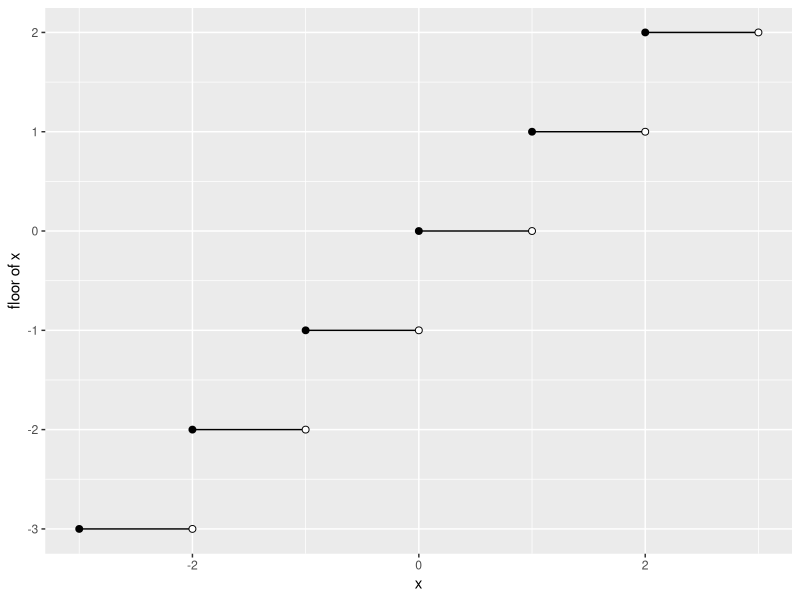

The R source for this figure:
## ---- chunk 1
#| code-fold: true
#| echo: !expr knitr::is_html_output()
#| message: false
#| warning: false
#| fig-alt: >-
#|   The graph of the floor function from -3 to 3. It is a staircase of
#|   horizontal steps one unit long. Each step starts with a filled dot at an
#|   integer k at height k and ends with an open dot just before k + 1.

# one step per integer k, from x = k to x = k + 1 at height k
k <- -3:2
steps <- tibble::tibble(x = k, xend = k + 1, y = k)

floor_plot <- ggplot2::ggplot(steps) +
  ggplot2::geom_segment(ggplot2::aes(x = x, xend = xend, y = y, yend = y)) +
  ggplot2::geom_point(ggplot2::aes(x = x, y = y), size = 2) +
  ggplot2::geom_point(
    ggplot2::aes(x = xend, y = y),
    size = 2, shape = 21, fill = "white"
  ) +
  ggplot2::labs(x = "x", y = "floor of x")

floor_plot
